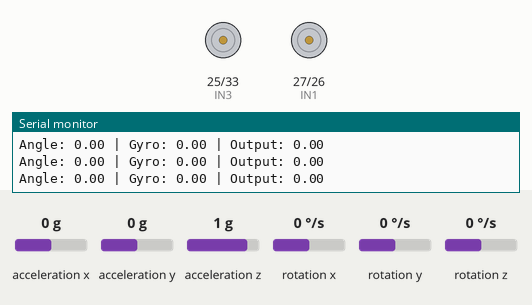
This sketch was run on a simulated ESP32. Shown: motor-driver pin pairs drawn as motors (green arrow = first pin HIGH = forward, orange = second pin HIGH = backward, longer = more drive), the last lines printed to the serial monitor. Wiring (inferred from the names in the program): MPU-6050 motion sensor at I2C address 0x68. The inputs (shaded band) are chosen by the test bench; at power-on: acceleration x 0 g, rotation x 0 °/s, acceleration z 1 g, acceleration y 0 g, rotation y 0 °/s, rotation z 0 °/s.

Above: at 4.1 s.
4.2 s: acceleration x set to -1.4 g
At 4.8 s:
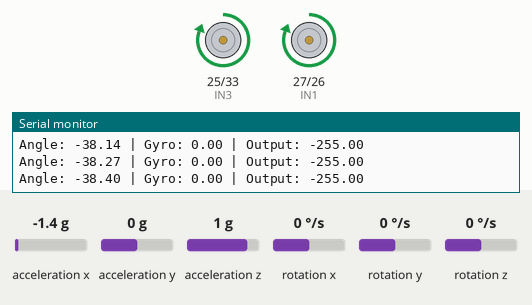
6.5 s: rotation x set to 43 °/s
8.5 s: rotation x set to 51 °/s
At 9.5 s:
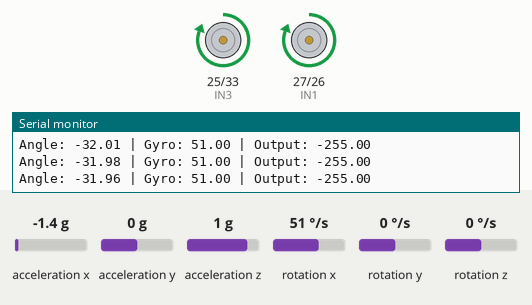
10.1 s: rotation x set to 100 °/s
At 11.53 s:
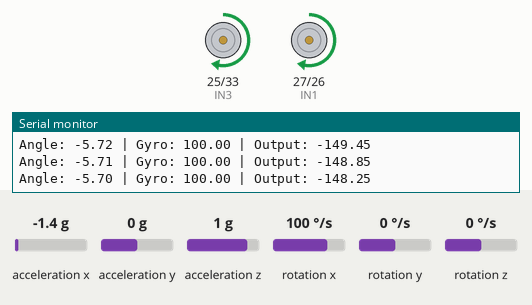
13.1 s: acceleration z set to 1.4 g
At 14.7 s:
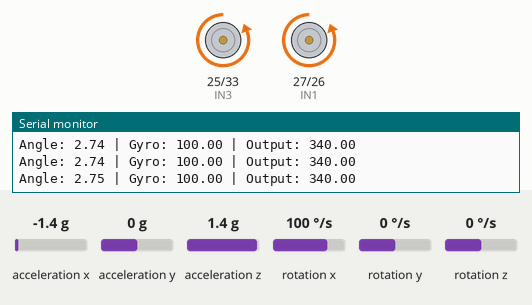
Timing chart, 0 to 16.0 s (numbered marks = the images above; inputs shaded):
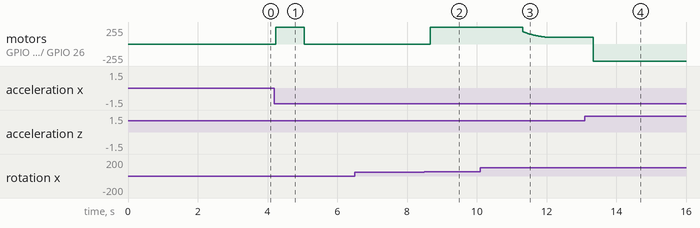

Measured:
- after the input at 4.2 s, motor on GPIO 25 (IN3) / GPIO 33 (IN4), motor on GPIO 27 (IN1) / GPIO 26 (IN2): stopped → forward 255/255 at once, → stopped 0.83 s later
- after the input at 6.5 s, every drawn part: stays the same
- after the input at 8.5 s, motor on GPIO 25 (IN3) / GPIO 33 (IN4), motor on GPIO 27 (IN1) / GPIO 26 (IN2): stopped → forward 255/255 after 0.16 s
- after the input at 10.1 s, motor on GPIO 25 (IN3) / GPIO 33 (IN4), motor on GPIO 27 (IN1) / GPIO 26 (IN2): moves from forward 255/255 to forward 100/255 over 0.72 s, starting after 1.2 s
- after the input at 13.1 s, motor on GPIO 25 (IN3) / GPIO 33 (IN4), motor on GPIO 27 (IN1) / GPIO 26 (IN2): forward 100/255 → backward 255/255 after 0.24 s

The sketch:

esp32_self_balancing_robot__.ino
```cpp
#include <Wire.h>

#define MPU 0x68

// Motor driver pins
#define IN1 27
#define IN2 26
#define IN3 25
#define IN4 33

// MPU6050 data
float AccAngle = 0;
float GyroRate = 0;
float Angle = 0;

// Smoothed gyro value
float filteredGyro = 0;

// Gyro calibration offset
float GyroErrorX = 0;

// Control constants
float Kp = 55.0;
float Kd = 2.5;

float output = 0;

// Timing variables
unsigned long previousTime = 0;
float dt = 0;

void setup() {

  Serial.begin(115200);

  // Motor setup
  pinMode(IN1, OUTPUT);
  pinMode(IN2, OUTPUT);
  pinMode(IN3, OUTPUT);
  pinMode(IN4, OUTPUT);

  analogWrite(IN1, 0);
  analogWrite(IN2, 0);
  analogWrite(IN3, 0);
  analogWrite(IN4, 0);

  // MPU6050 setup
  Wire.begin(21, 22);

  Wire.beginTransmission(MPU);
  Wire.write(0x6B);
  Wire.write(0);
  Wire.endTransmission(true);

  delay(1000);

  // Calibrate gyro while robot is standing still
  Serial.println("Calibrating gyro... Keep robot still");

  for (int i = 0; i < 800; i++) {

    Wire.beginTransmission(MPU);
    Wire.write(0x43);
    Wire.endTransmission(false);

    Wire.requestFrom(MPU, 2, true);

    int16_t GyX = Wire.read() << 8 | Wire.read();

    GyroErrorX += (GyX / 131.0);

    delay(2);
  }

  GyroErrorX /= 800;

  Serial.print("Gyro Offset: ");
  Serial.println(GyroErrorX);

  previousTime = micros();

  Serial.println("Balancing Started");
}

void loop() {

  // Calculate loop time
  unsigned long currentTime = micros();

  dt = (currentTime - previousTime) / 1000000.0;

  previousTime = currentTime;

  if (dt <= 0) {
    dt = 0.001;
  }

  // Read accelerometer and gyro data
  Wire.beginTransmission(MPU);
  Wire.write(0x3B);
  Wire.endTransmission(false);

  Wire.requestFrom(MPU, 14, true);

  int16_t AcX = Wire.read() << 8 | Wire.read();
  int16_t AcY = Wire.read() << 8 | Wire.read();
  int16_t AcZ = Wire.read() << 8 | Wire.read();

  // Skip temperature bytes
  Wire.read();
  Wire.read();

  int16_t GyX = Wire.read() << 8 | Wire.read();

  // Calculate tilt angle and gyro rate
  AccAngle = atan2(AcX, AcZ) * 180 / PI;

  GyroRate = (GyX / 131.0) - GyroErrorX;

  // Smooth gyro readings for faster but stable response
  filteredGyro =
      0.4 * filteredGyro +
      0.6 * GyroRate;

  // Complementary filter
  Angle =
      0.992 * (Angle + filteredGyro * dt) +
      0.008 * AccAngle;

  // Use both angle and gyro rate to predict falling direction
  output =
      (Kp * Angle) +
      (Kd * filteredGyro);

  output = constrain(output, -255, 255);

  // Ignore tiny movements near the balance point
  if (abs(Angle) < 0.25 &&
      abs(filteredGyro) < 0.8) {

    output = 0;
  }

  // Give motors an extra kick when the robot starts falling.
  // Helps overcome motor deadzone and chassis inertia.
  if (abs(Angle) > 1.2 &&
      abs(Angle) < 10) {

    if (output > 0)
      output += 85;

    if (output < 0)
      output -= 85;
  }

  int speed = abs(output);

  speed = constrain(speed, 0, 255);

  // Stop motors if the robot has already fallen over
  if (abs(Angle) > 45) {

    analogWrite(IN1, 0);
    analogWrite(IN2, 0);

    analogWrite(IN3, 0);
    analogWrite(IN4, 0);

    return;
  }

  // Debug values
  Serial.print("Angle: ");
  Serial.print(Angle);

  Serial.print(" | Gyro: ");
  Serial.print(filteredGyro);

  Serial.print(" | Output: ");
  Serial.println(output);

  // Drive motors
  if (output > 0) {

    analogWrite(IN1, 0);
    analogWrite(IN2, speed);

    analogWrite(IN3, 0);
    analogWrite(IN4, speed);

  }
  else {

    analogWrite(IN1, speed);
    analogWrite(IN2, 0);

    analogWrite(IN3, speed);
    analogWrite(IN4, 0);
  }

  delayMicroseconds(1000);
}
```
